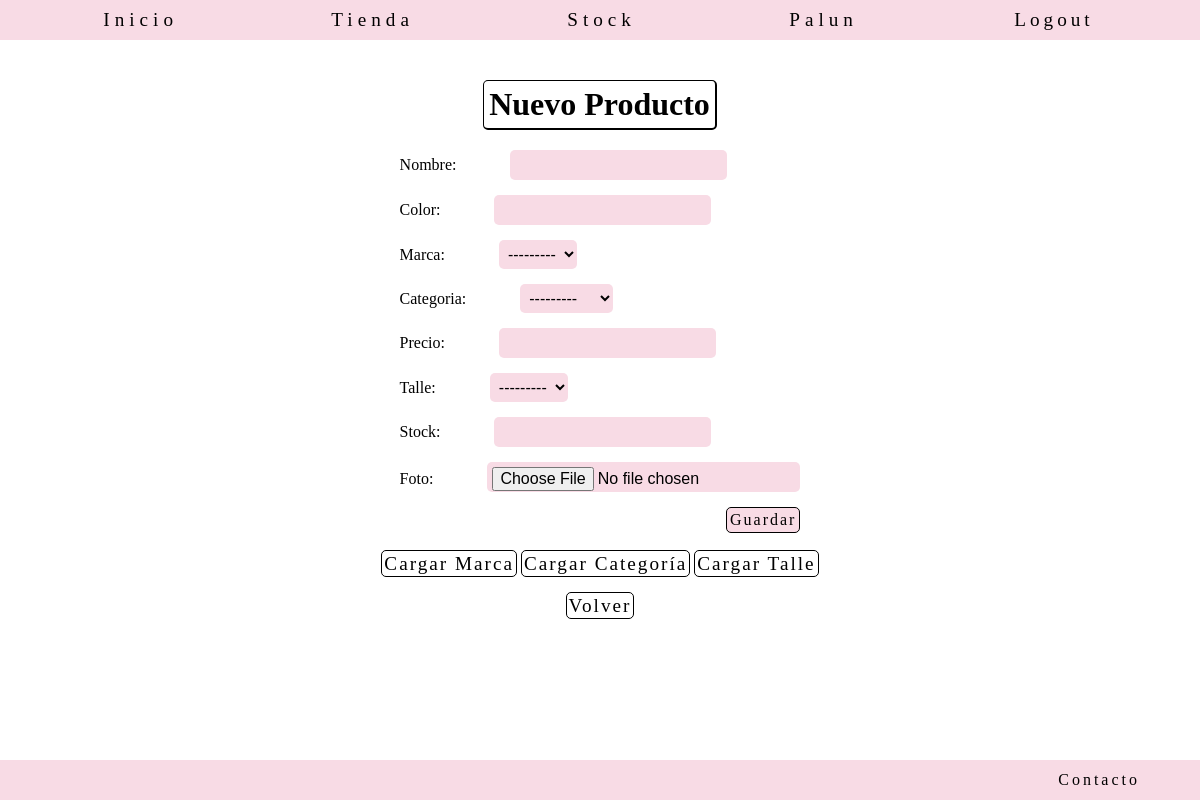
Page /stock/stock/producto_create (signed in) on the earlier database version.
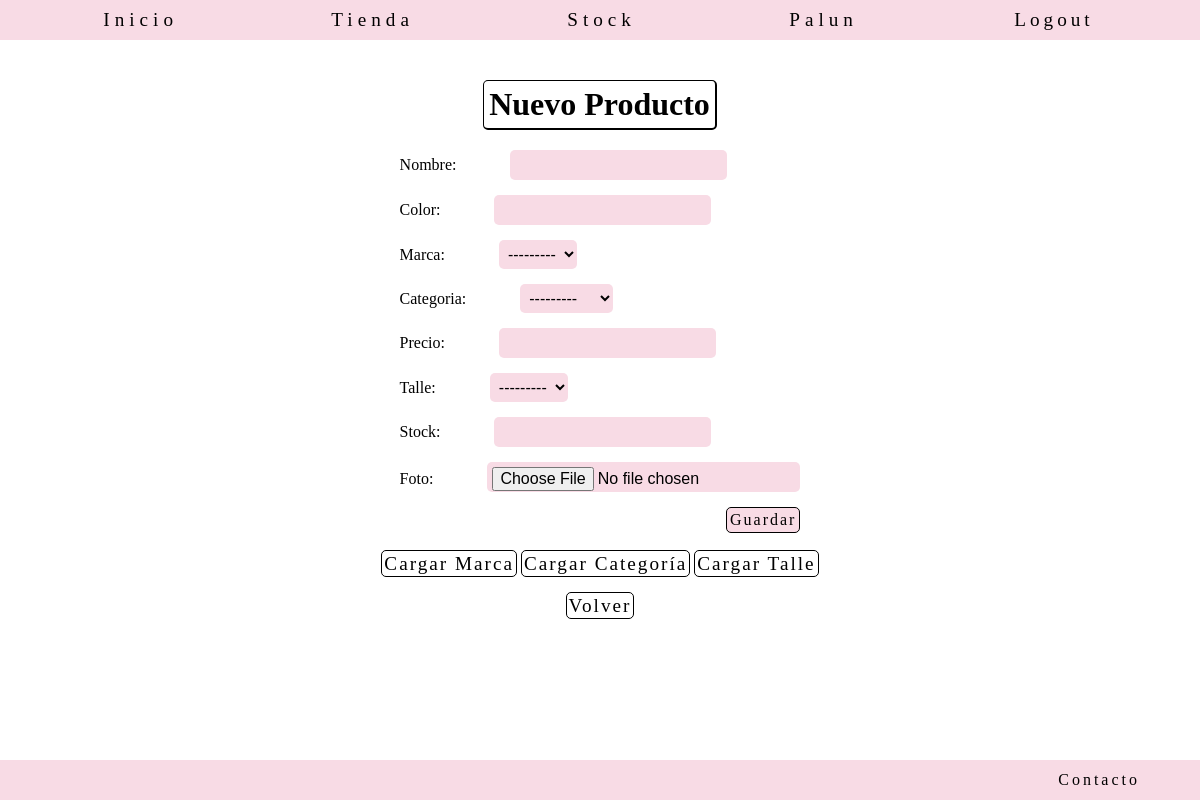
Same page on the later database version.
### stock/models.py (models this page shows)
class Talle(models.Model):
    talle = models.CharField(max_length=10)
    def __str__(self):
        return self.talle
    class Meta:
        verbose_name = 'Contenido'
        verbose_name_plural = 'Contenidos'

### stock/views.py (the view)
# urls.py: path('stock/producto_create', ProductoCreate.as_view(), name='producto_create'),
class ProductoCreate(LoginRequiredMixin, CreateView):
    model = Producto
    form_class= ProductoForm
    login_url = reverse_lazy('usuarios:login')
    success_url = reverse_lazy('stock:producto_list')

### stock/forms.py
class ProductoForm(forms.ModelForm):
    class Meta:
        model = Producto
        fields = '__all__'

### stock/models.py (called while the page is built)
    def __str__(self):
        return self.nombre

    def __str__(self):
        return self.nombre

### stock/templates/stock/producto_form.html (shortened to what this page needs)
{% extends 'core/base.html' %}
{% block content %}
    <main class="contenedor_principal">
        {% if form.instance.id %}
            <div>
                <h1>Editar {{ form.instance.nombre }} {{ form.instance.marca }}</h1>
            </div>
        {% else %}
            <div>
                <h1>Nuevo Producto</h1>
            </div>
        {% endif %}
        <form method="post" enctype="multipart/form-data" class="formulario_signup">
            {{ form }}
            <button type="submit">Guardar</button>
        </form>
        {% if form.instance.id %}
        {% else %}
        <div class="contenedor_cargar">
            <a href="{% url 'stock:marca_create' %}" class="cargar">Cargar Marca</a>
            <a href="{% url 'stock:categoria_create' %}" class="cargar">Cargar Categoría</a>
            <a href="{% url 'stock:talle_create' %}" class="cargar">Cargar Talle</a>
        </div>
        {% endif %}
        <div class="contenedor_volver">
            <a href="{% url 'stock:producto_list' %}" class="volver">Volver</a>
        </div>
    </main>
{% endblock content %}

Differences in the rows shown:
added Talle: talle "---------"
Other differences:
form field talle: "---------" → (not shown)
